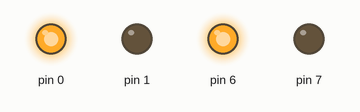
Simulated run of this sketch. Board: Arduino Uno, built for the host (arithmetic inside an expression is 32-bit, double 64-bit). Shown: output pins drawn as LEDs (lit = HIGH). An integer division by zero does not stop the program and gives all ones (-1).

Above: at 1.0 s.
At 12.7 s:
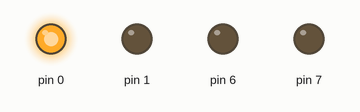
Timing chart, 0 to 19.2 s (numbered marks = the images above):
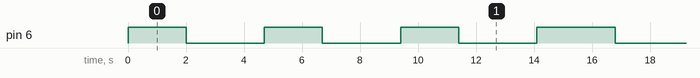

Measured:
- by itself, pin 6: repeats every 14.8 s: 2 × (LOW 2.7 s, HIGH 2.0 s), LOW 2.7 s, HIGH 2.7 s
- by itself, everything shown: repeats every 14.8 s, in 8 steps

The sketch:

time_control_robot.ino
```cpp
void setup() {
  // put your setup code here, to run once:
  pinMode(0,OUTPUT);
  pinMode(1,OUTPUT);
  pinMode(6,OUTPUT);
  pinMode(7,OUTPUT);

}

void loop() {
  // put your main code here, to run repeatedly:
  forward();
  delay(2000);
  radial_left();
  delay(700);
  forward();
  delay(2000);
  radial_left();
  delay(700);
  forward();
  delay(2000);
  radial_left();
  delay(700);
  forward();
  delay(700);
  time_stop();
  delay(1/0);
}

void forward()
{
  digitalWrite(0,HIGH);
  digitalWrite(1,LOW);
  digitalWrite(6,HIGH);
  digitalWrite(7,LOW);

}
void backward()
{
  digitalWrite(1,HIGH);
  digitalWrite(0,LOW);
  digitalWrite(7,HIGH);
  digitalWrite(6,LOW);
}

void radial_left()
{
  digitalWrite(0,HIGH);
  digitalWrite(1,LOW);
  digitalWrite(6,LOW);
  digitalWrite(7,LOW);
  delay(2000);
}

void radial_right()
{
  digitalWrite(0,LOW);
  digitalWrite(1,LOW);
  digitalWrite(6,HIGH);
  digitalWrite(7,LOW);
}
void time_stop()
{
  digitalWrite(0,LOW);
  digitalWrite(1,LOW);
  digitalWrite(6,LOW);
  digitalWrite(7,LOW);

}
```
